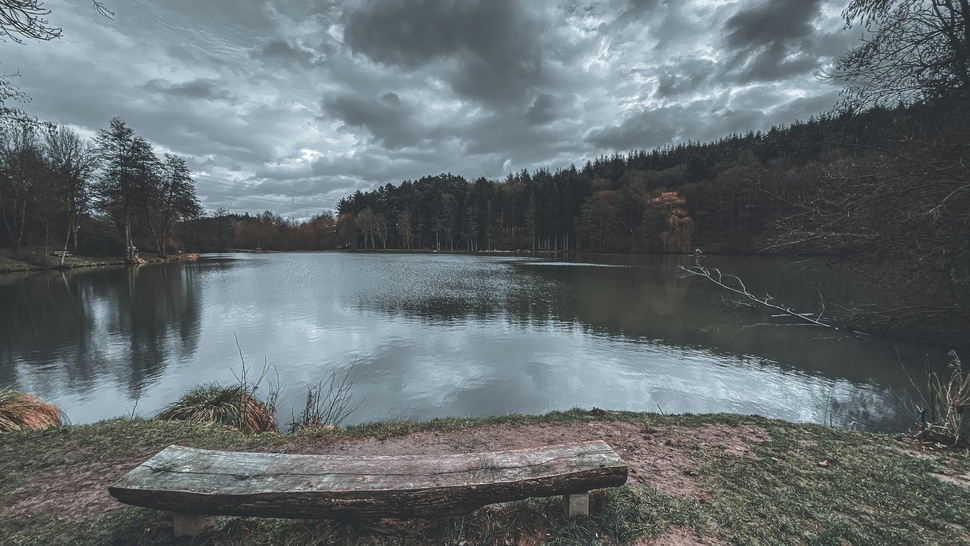
#> input picture input_images/example-1.jpeg, 970 x 546 px, shrunk from 3000 x 1688 before the run; its folder holds 4 pictures in this run
$ python muda_imagem_9-16.py
#> lines starting #> are read from the running program, lines starting #| are printed output that depends on the picture
from PIL import Image
import os

def adjust_to_vertical_9_16(input_folder, output_folder):
    """
    Adjust images to a 9:16 vertical ratio by cropping the center.

    Parameters:
        input_folder (str): Path to the folder containing input images.
        output_folder (str): Path to the folder where processed images will be saved.
    """
#> called with input_folder = 'input_images', output_folder = 'output_images'
    if not os.path.exists(output_folder):
        os.makedirs(output_folder)

    for file_name in os.listdir(input_folder):
        file_path = os.path.join(input_folder, file_name)
        try:
            with Image.open(file_path) as img:
#> img is the input picture: PIL image 970x546 RGB; mean R, G, B 100.5, 108.8, 111.7
                width, height = img.size
#> width = 970; height = 546
                target_ratio = 9 / 16

                # Calculate new dimensions
                current_ratio = width / height
#> current_ratio = 1.78

                if current_ratio > target_ratio:
                    # Image is too wide, crop horizontally
                    new_width = int(height * target_ratio)
#> new_width = 307
                    left = (width - new_width) // 2
#> left = 331
                    right = left + new_width
#> right = 638
                    top = 0
                    bottom = height
#> bottom = 546
                else:
                    # Image is too tall, crop vertically
                    new_height = int(width / target_ratio)
                    top = (height - new_height) // 2
                    bottom = top + new_height
                    left = 0
                    right = width

                # Crop and save the image
                cropped_img = img.crop((left, top, right, bottom))
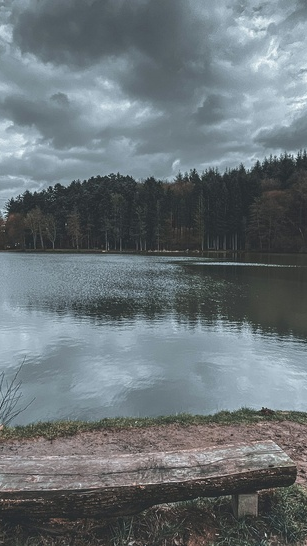
#> cropped_img: PIL image 307x546 RGB; mean R, G, B 105.9, 115, 119.4
                output_path = os.path.join(output_folder, file_name)

                cropped_img.save(output_path)
                print(f"Processed and saved: {output_path}")

        except Exception as e:
            print(f"Error processing {file_name}: {e}")
#> pass 2 of the loop in adjust_to_vertical_9_16, `for file_name in os.listdir(input_folder):`:
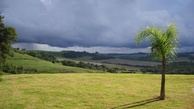
#> input picture input_images/example-2.jpg, 194 x 109 px, shrunk from 600 x 338 before the run
#> in adjust_to_vertical_9_16, img is the input picture: PIL image 194x109 RGB; mean R, G, B 126.1, 132.4, 112.4
#> in adjust_to_vertical_9_16, `cropped_img = img.crop((left, top, right, bottom))`:
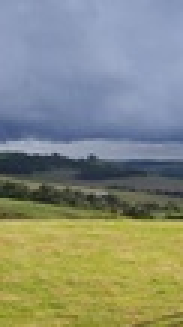
#> cropped_img: PIL image 61x109 RGB (shown 3 times larger); mean R, G, B 134.5, 140.2, 123.8
#> pass 3 of the loop in adjust_to_vertical_9_16, `for file_name in os.listdir(input_folder):`:
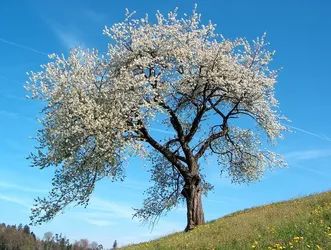
#> input picture input_images/example-4.webp, 331 x 250 px, shrunk from 1024 x 772 before the run
#> in adjust_to_vertical_9_16, img is the input picture: PIL image 331x250 RGB; mean R, G, B 105.4, 153, 175.7
#> in adjust_to_vertical_9_16, `cropped_img = img.crop((left, top, right, bottom))`:
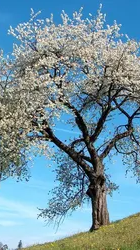
#> cropped_img: PIL image 140x250 RGB; mean R, G, B 115, 148, 161.7
#> the loop made 4 passes; the first 3 are shown

# Example usage
input_folder = "input_images"  # Folder with original images
output_folder = "output_images"  # Folder to save the processed images

adjust_to_vertical_9_16(input_folder, output_folder)
